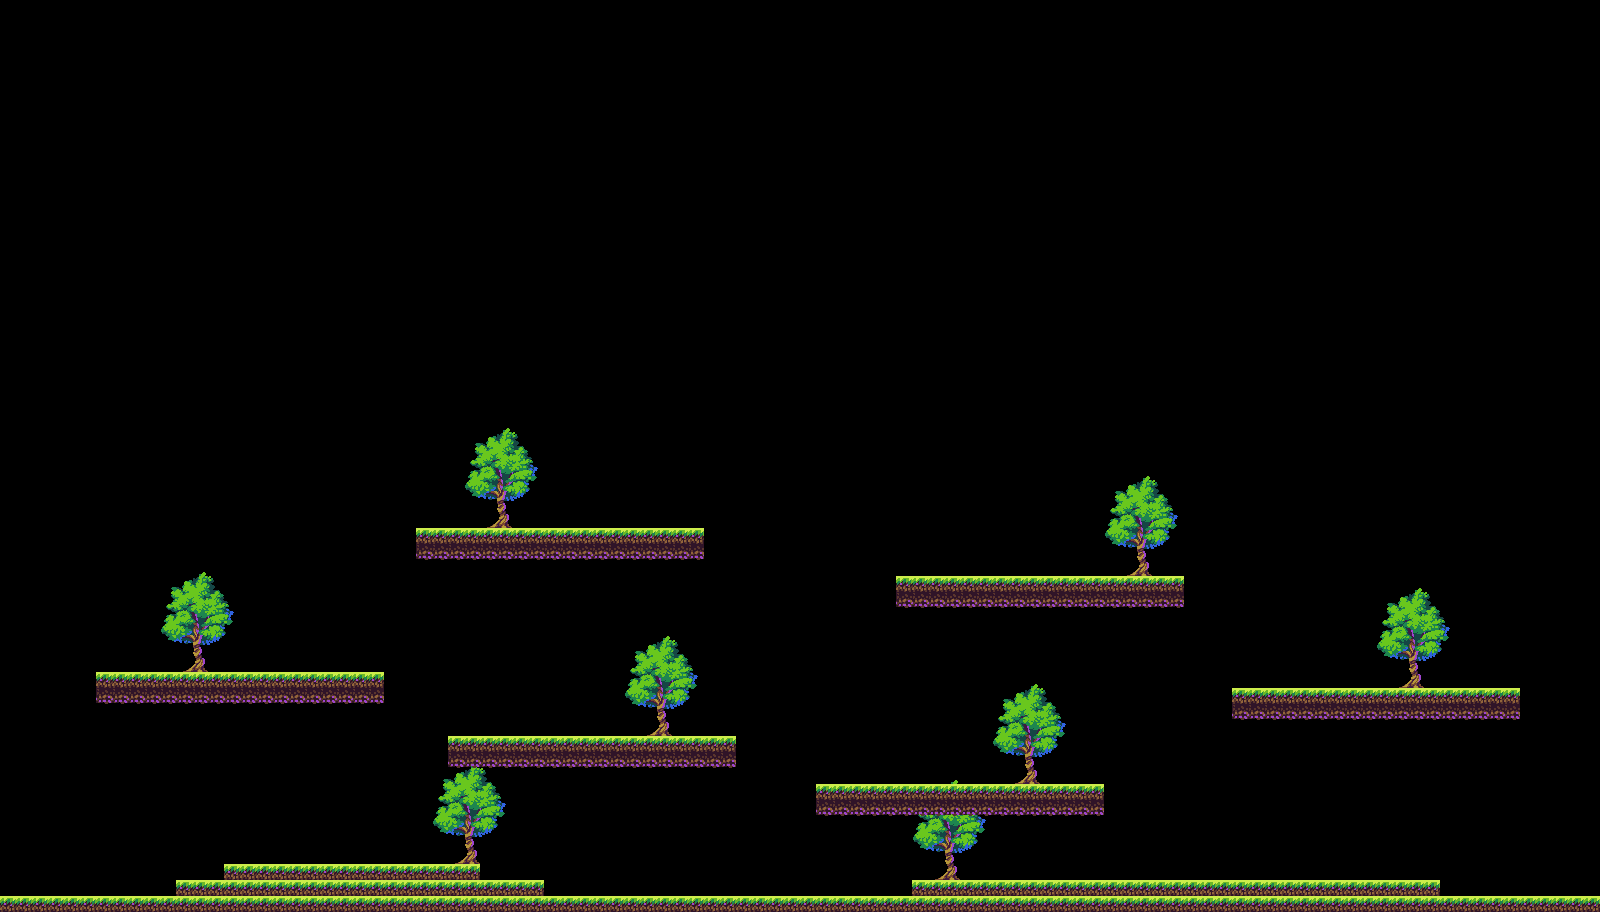

This is a level from a 2D game, rendered from its Tiled map with the project's own tilesets. A one-line summary and the map file follow, with tile-layer data summarised:
An orthogonal 100x57 tile map with 16x16 px tiles, 2 tile layers (Tree, Tile Layer 1), 2 tilesets.

<map version="1.10" tiledversion="1.11.2" orientation="orthogonal" renderorder="right-down" width="100" height="57" tilewidth="16" tileheight="16" infinite="0" nextlayerid="3" nextobjectid="1">
 <editorsettings>
  <export target="testDemo.tmj" format="json" />
 </editorsettings>
 <tileset firstgid="1" source="../FreeCuteTileset/Tileset.tsx" />
 <tileset firstgid="49" source="../FreeCuteTileset/Decors.tsx" />
 <layer id="2" name="Tree" width="100" height="57">
  <data>[5700 cells, 280 non-empty, 35 distinct tile ids]</data>
 </layer>
 <layer id="1" name="Tile Layer 1" width="100" height="57">
  <data>[5700 cells, 388 non-empty, 2 distinct tile ids]</data>
 </layer>
</map>
